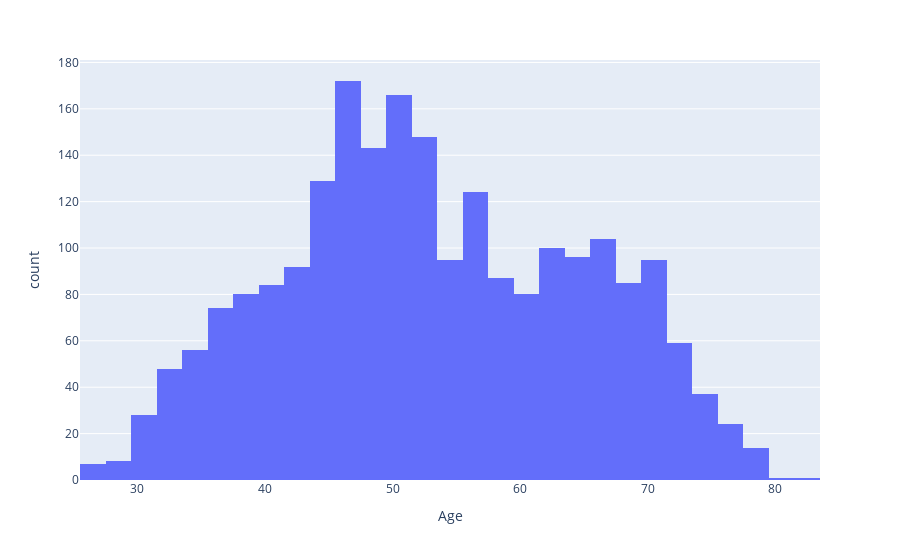

Source (notebook cell):
### Code cell
px.histogram(df,x="Age")

### Figure 1 — Plotly figure (JSON) as saved in the notebook; plotly's stock layout.template omitted (floating-point values rounded to 4 significant figures; data arrays with more than 128 entries replaced by an {"elided": "..."} marker saying what was removed)
{"data": [{"alignmentgroup": "True", "bingroup": "x", "hovertemplate": "Age=%{x}<br>count=%{y}<extra></extra>", "legendgroup": "", "marker": {"color": "#636efa", "pattern": {"shape": ""}}, "name": "", "offsetgroup": "", "orientation": "v", "showlegend": false, "type": "histogram", "x": {"elided": "2237 int values"}, "xaxis": "x", "yaxis": "y"}], "layout": {"barmode": "relative", "legend": {"tracegroupgap": 0}, "margin": {"t": 60}, "xaxis": {"anchor": "y", "domain": [0, 1], "title": {"text": "Age"}}, "yaxis": {"anchor": "x", "domain": [0, 1], "title": {"text": "count"}}}}
